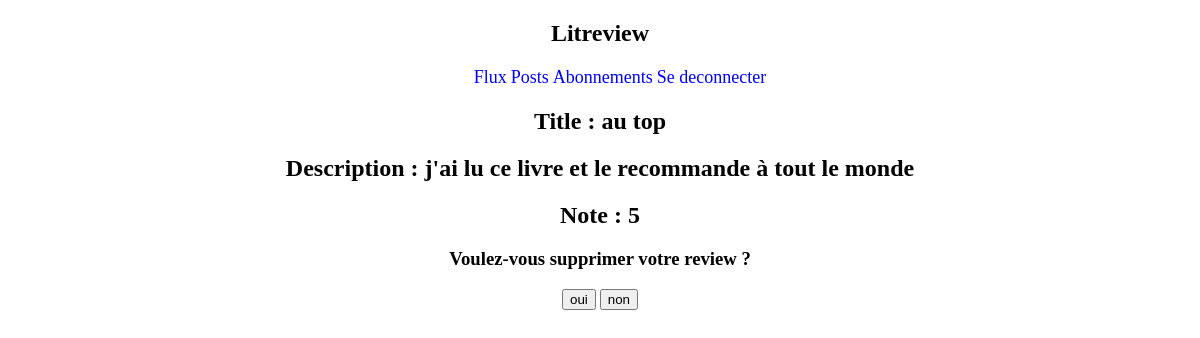
/supprimer-review/10/ (signed in), run on an earlier commit of the app's database.
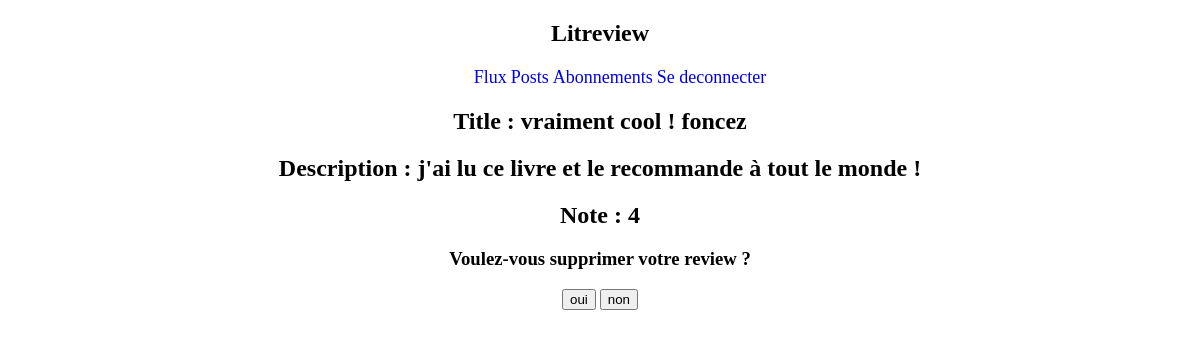
And on a later commit of the database.
### blog/models.py (models this page shows)
class Review(models.Model):
    ticket_associe = models.ForeignKey(to=Ticket, on_delete=models.CASCADE, null=True, blank=True)
    rating = models.PositiveSmallIntegerField(
        validators=[MinValueValidator(0), MaxValueValidator(5)])
    headline = models.CharField(max_length=128)
    body = models.CharField(max_length=8192, blank=True)
    user_associe = models.ForeignKey(
        User, on_delete=models.CASCADE, null=True, blank=True)
    time_created = models.DateTimeField(auto_now_add=True)

### blog/views.py (the view)
# urls.py: path('supprimer-review/<review_id>/', views.page_supprimer_review),
def page_supprimer_review(request, review_id):
    try:
        if not request.session['connected']:
            print(request.session['connected'])
            return redirect('/index')
        else:
            pass
    except KeyError:
        print("probleme avec la session")
    user = User.objects.get(username=request.session['username'])
    try:
        review = Review.objects.get(id=review_id, user_associe=user)
    except ObjectDoesNotExist:
        return redirect('/vos-posts')
    except ValueError:
        return redirect('/vos-posts')
    if request.method == 'POST':
        submit_response = request.POST.get('submit')
        if submit_response == "oui":
            review.delete()
            review_deleted = True
            context = {
                'review_deleted': review_deleted
            }
            return render(request, 'templates/blog/supprimer-review.html', context)
        else:
            review_not_delated = True
            context = {
                'review_not_deleted': review_not_delated,
                'review': review
            }
            return render(request, 'templates/blog/supprimer-review.html', context)
    else:
        context = {
            'review': review
        }
        return render(request, 'templates/blog/supprimer-review.html', context)

### blog/templates/blog/supprimer-review.html (shortened to what this page needs)
<!doctype html>
<html lang="fr">
<head>
    {% block header %}
    {% include 'blog/barre_de_navigation.html' %}
    {% endblock %}
  {% load static %}
  <link rel="stylesheet" href="{% static 'blog/flux.css' %}">
</head>
<body>
{% if review %}
        <form method="post" action="" style="text-align: center">
            <h2>Title : {{review.headline}}</h2>
            <h2>Description : {{review.body}}</h2>
            <h2>Note : {{review.rating}}</h2>
            <h3>Voulez-vous supprimer votre review ?</h3>
            <input type="submit" value="oui" name="submit">
            <input type="submit" value="non" name="submit">
        </form>
{% endif %}
</body>
</html>

What changed in the data, as far as the page shows it:
changed Review: headline "au top" → "vraiment cool ! foncez"; body "j'ai lu ce livre et le recommande à tout le monde" → "j'ai lu ce livre et le recommande à tout le monde !"; rating "5" → "4"
